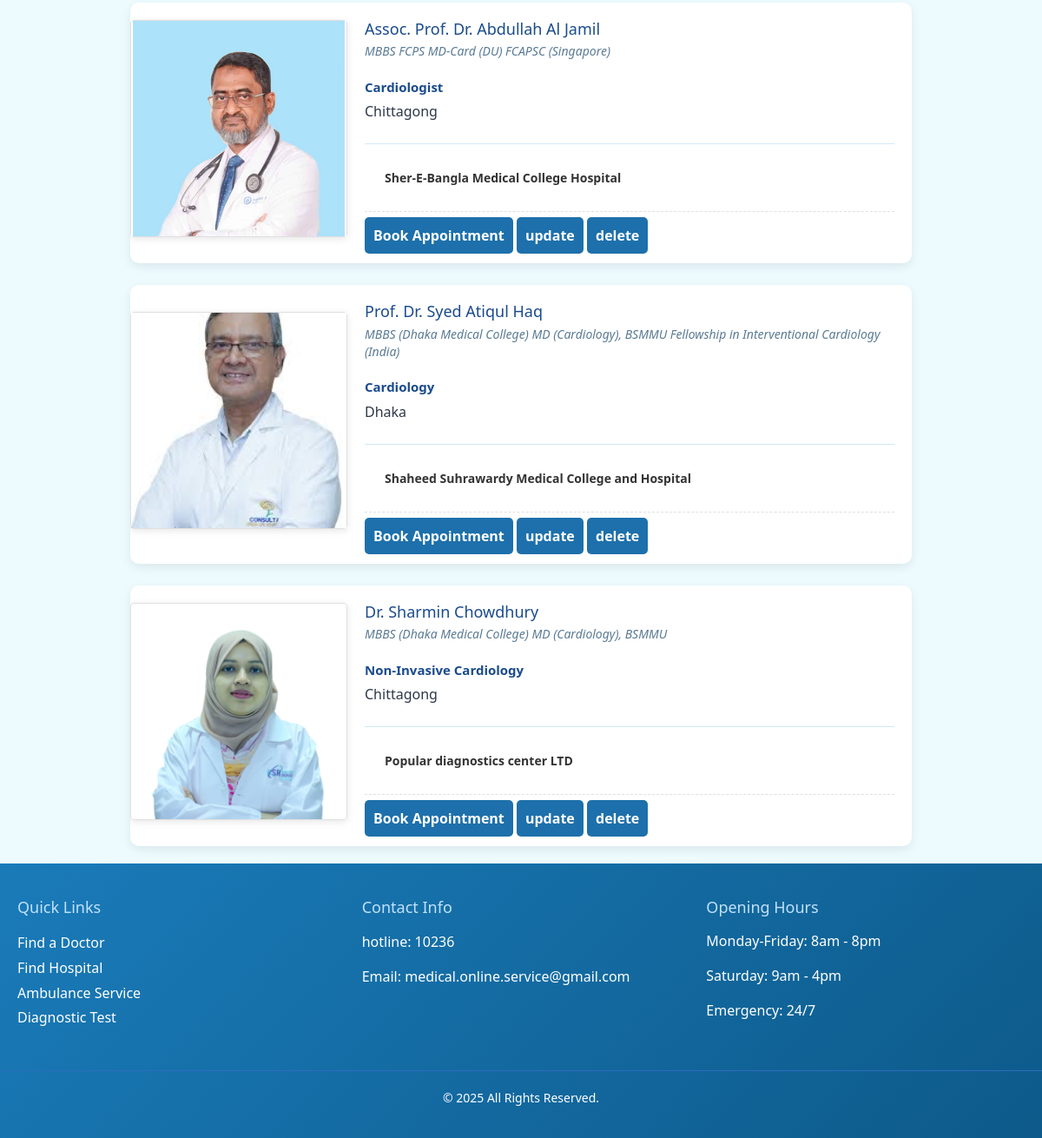
/doctor_list/ (lower part), run on an earlier commit of the app's database.
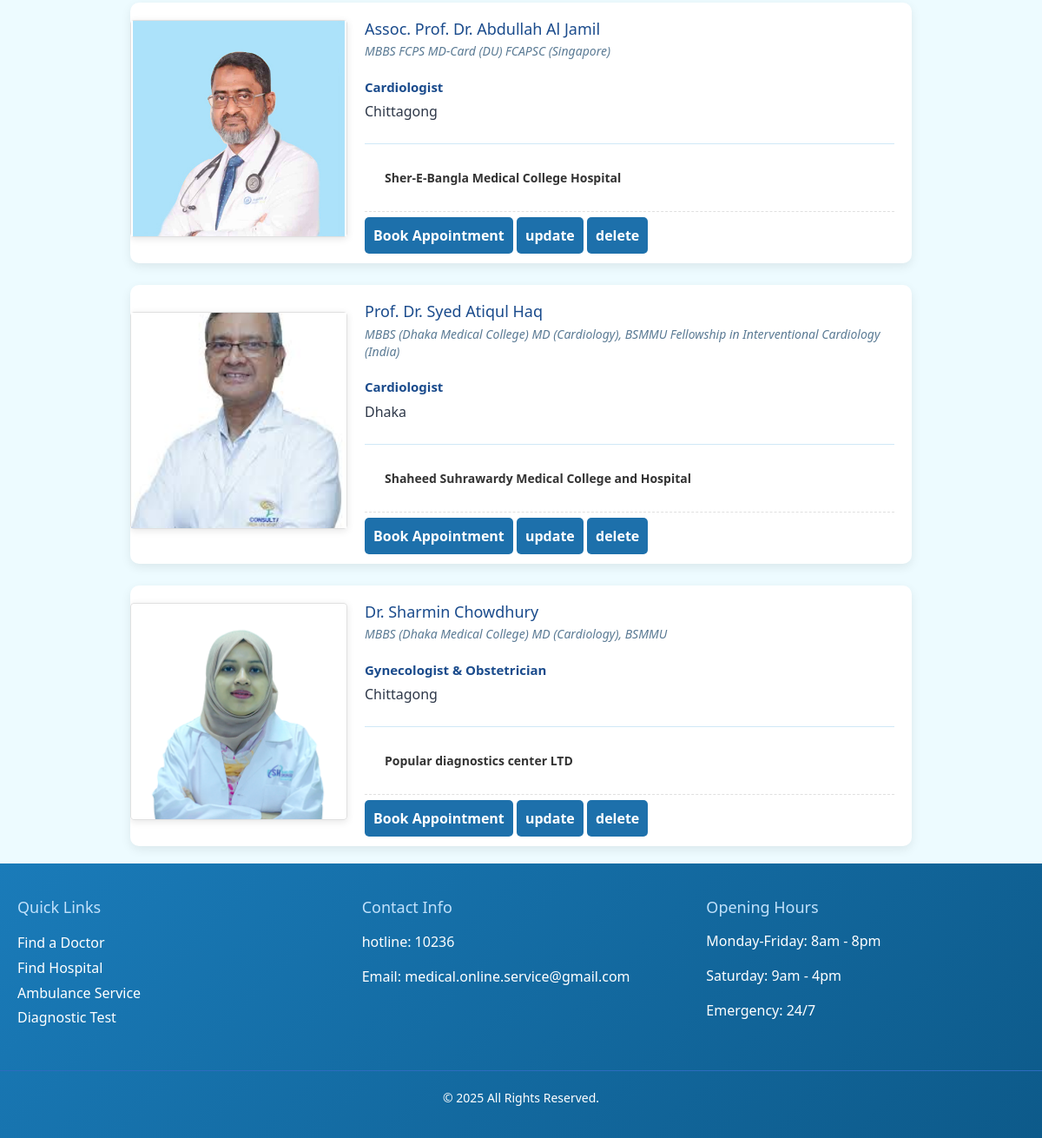
And on a later commit of the database.
### doctors/models.py (models this page shows, shortened)
class Doctor(models.Model):
    name = models.CharField(max_length=200 ,blank=True, null=True)
    profile_pic = models.ImageField(upload_to='doc_img/',blank=True,null=True)
    gender = models.CharField(max_length=10, blank=True, null=True)
    education = models.CharField(max_length=200 ,blank=True, null=True)  # institution name jekhane poralikha korse
    specialization = models.CharField(max_length=200 ,blank=True, null=True)
    Profession = models.CharField(max_length=200 ,blank=True, null=True)
    chamber_address = models.CharField(max_length=200 ,blank=True, null=True)
    city = models.CharField(max_length=100, blank=True, null=True)
    hospitals = models.ManyToManyField('hospital.Hospital', through='Dept')

### doctors/views.py (the view)
# urls.py: path('doctor_list/', d_views.doctor_list, name='doctor_list'),
def doctor_list(request):
    doctors = Doctor.objects.all()
    doctor_name = request.GET.get('doctor_name')
    hospital_name = request.GET.get('hospital_name')
    city = request.GET.get('city')
    speciality = request.GET.get('speciality')
    gender = request.GET.get('gender')
    if doctor_name:
        doctors = doctors.filter(name__icontains=doctor_name)
    if hospital_name:
        doctors = doctors.filter(hospitals__name__icontains=hospital_name)
    if city:
        doctors = doctors.filter(city__iexact=city)
    if speciality:
        doctors = doctors.filter(dept__dept_name__iexact=speciality)
    if gender:
        doctors = doctors.filter(gender__iexact=gender)
    all_cities = Doctor.objects.values_list('city', flat=True).distinct()
    all_specialities = Dept.objects.values_list('dept_name', flat=True).distinct()
    context = {
        'doctors': doctors,
        'all_cities': all_cities,
        'all_specialities': all_specialities,
        'search_data': {
            'doctor_name': doctor_name,
            'hospital_name': hospital_name,
            'city': city,
            'speciality': speciality,
            'gender': gender,
        }
    }
    return render(request, template_name='doctors/doctor_list.html', context=context)

### template/doctors/doctor_list.html (shortened to what this page needs)
{% extends 'base.html' %}
{% load static %}
{% block body_class %}doc-list{% endblock %}
{% block content %}
<br>
<div class="doctors-list">
  {% if doctors %}
    {% for doctor in doctors %}
      <div class="doctor-card">
        <div class="doctor-image">
          {% if doctor.profile_pic %}
            <img src="{{ doctor.profile_pic.url }}" alt="{{ doctor.name }}">
          {% else %}
            <img src="{% static 'default_profile.jpg' %}" alt="No Image">
          {% endif %}
        </div>
        <div class="doctor-info">
          <h3>{{ doctor.name }}</h3>
          <p class="qualifications">{{ doctor.education }}</p>
          <p class="specialty">{{ doctor.specialization }}</p>
          <p class="city">{{ doctor.city }}</p>
          <div class="hospital-info">
            {% for hospital in doctor.hospitals.all %}
              <p>{{ hospital.name }}</p>
            {% endfor %}
          </div>
         <a href="{% url 'book_appointment' doctor.id %}" class="book-btn">Book Appointment</a>
          <a href="{% url 'update_doctor' doctor.id %}" class="book-btn">update</a>
          <a href="{% url 'delete_doctor' doctor.id %}" class="book-btn">delete</a>
        </div>
      </div>
    {% endfor %}
  {% else %}
    <p class="no-results">No doctors found matching your criteria.</p>
  {% endif %}
</div>
{% endblock %}

What changed in the data, as far as the page shows it:
changed Doctor "Prof. Dr. Syed Atiqul Haq": specialization "Cardiology" → "Cardiologist"
changed Doctor "Dr. Sharmin Chowdhury": specialization "Non-Invasive Cardiology" → "Gynecologist & Obstetrician"
